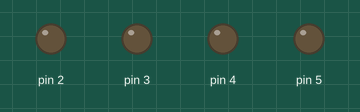
Simulated run of this sketch. Board: Arduino Uno, built with avr-gcc and run on an emulated ATmega328P. Shown: output pins drawn as LEDs (lit = HIGH).

Above: at 0.1 s.
At 8.1 s:
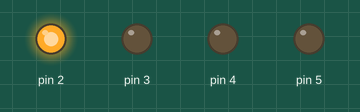
At 12.1 s:
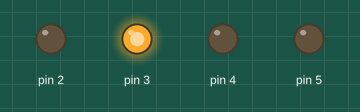
At 16.1 s:
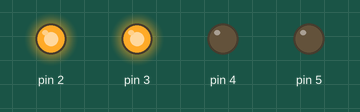
At 24.1 s:
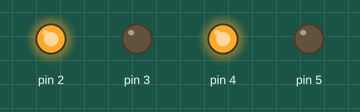
At 36.1 s:
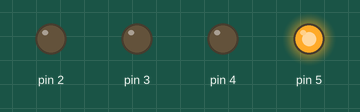
Timing chart, 0 to 37.6 s (numbered marks = the images above):
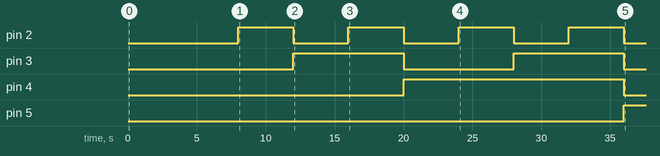

The sketch:

D2ADemo.ino
```cpp
//  Matthew Stein
//  In-class 1 solution

byte counter;

void setup() {
  // put your setup code here, to run once:
  counter = 0;
  pinMode(2, OUTPUT);
  pinMode(3, OUTPUT);
  pinMode(4, OUTPUT);
  pinMode(5, OUTPUT);
}

void loop() {
  // put your main code here, to run repeatedly:
  delay(4000);  // Run once every 4 second
   digitalWrite(2,counter & B00000001);
   digitalWrite(3,counter & B00000010);
   digitalWrite(4,counter & B00000100);
   digitalWrite(5,counter & B00001000);


  counter = counter + 1;
  if(counter == 16) counter = 0;


}
```

Measured:
- by itself, pin 2: alternates HIGH for 4.0 s and LOW for 4.0 s
- by itself, pin 3: alternates HIGH for 8.0 s and LOW for 8.0 s
- by itself, pin 4: LOW → HIGH at 20.0 s, → LOW 16.0 s later
- by itself, pin 5: LOW → HIGH at 36.0 s
